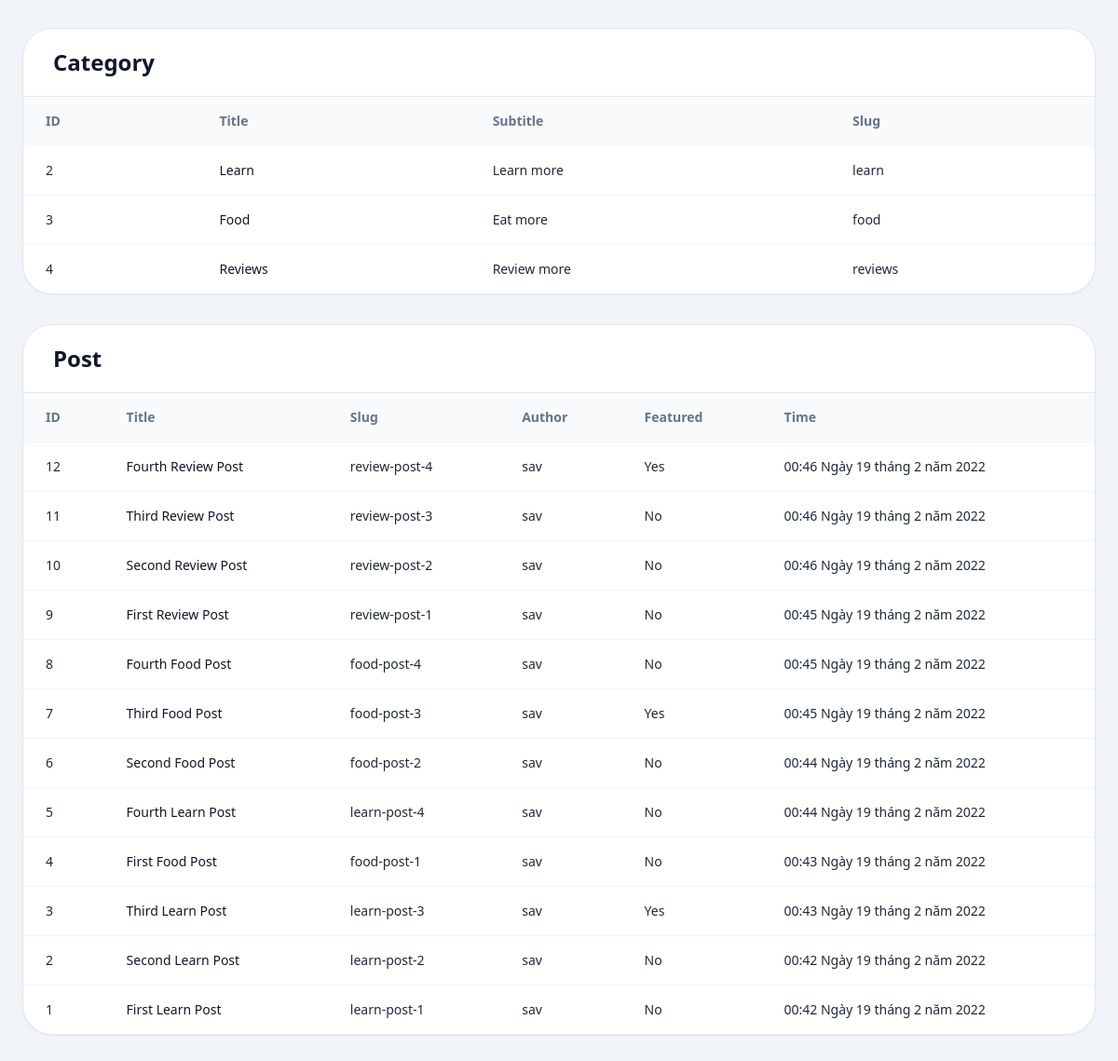
The page /sql/database/ (signed in, lower part) on the database as committed earlier.
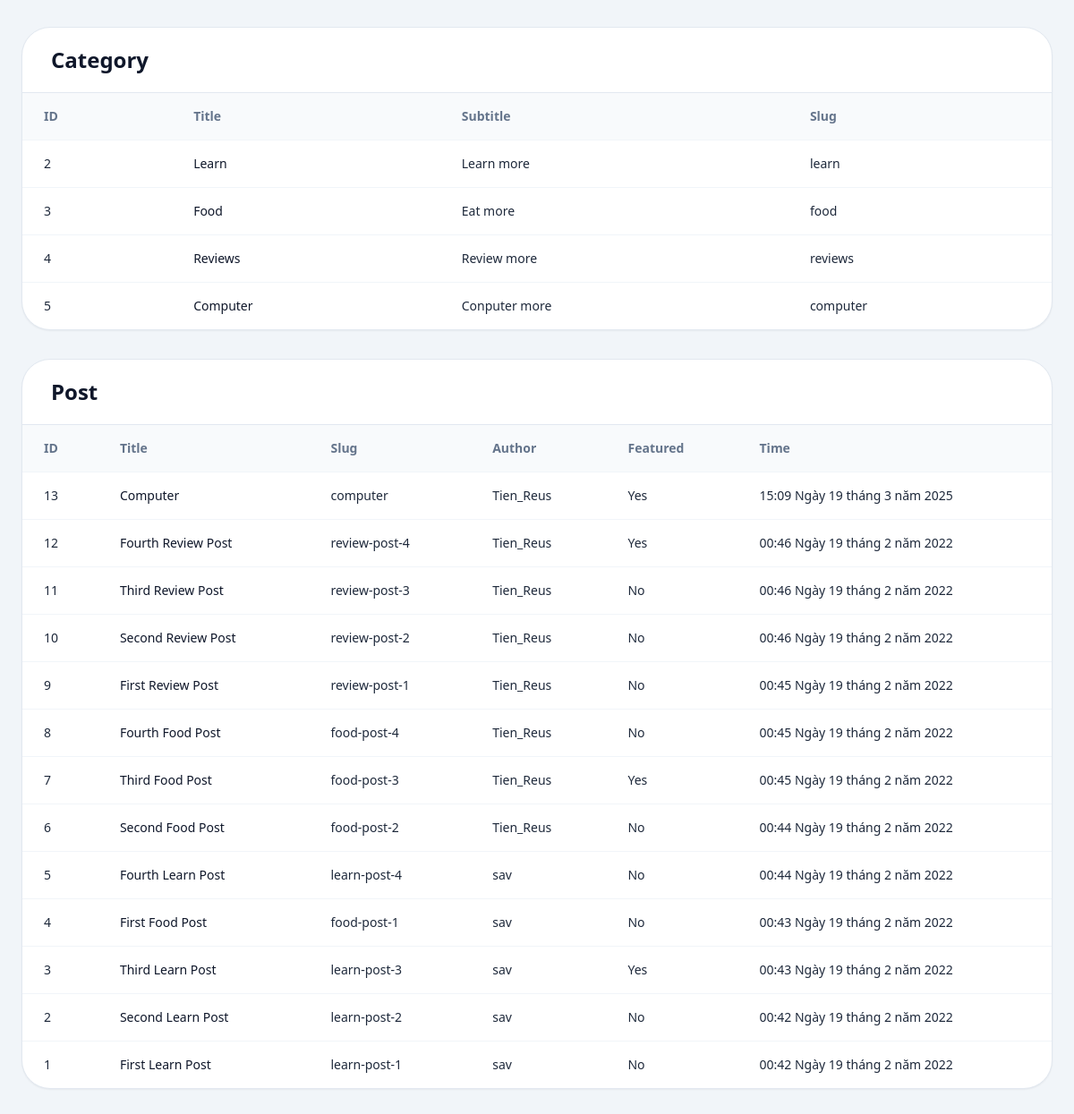
The same page on the database as committed later.
### posts/models.py (models this page shows, shortened)
class Category(models.Model):
    title = models.CharField(max_length=20)
    subtitle = models.CharField(max_length=20)
    slug = models.SlugField()
    thumbnail = models.ImageField()

class Post(models.Model):
    title = models.CharField(max_length=100)
    slug = models.SlugField()
    overview = models.TextField()
    timestamp = models.DateTimeField(auto_now_add=True)
    content = models.TextField()
    author = models.ForeignKey(Author, on_delete=models.CASCADE)
    thumbnail = models.ImageField()
    categories = models.ManyToManyField(Category)
    featured = models.BooleanField()

class Author(models.Model):
    user = models.OneToOneField(User, on_delete=models.CASCADE)
    profile_picture = models.ImageField()
    def __str__(self):
        return self.user.username

### posts/views.py (the view, shortened to what this page needs)
# urls.py: path('sql/database/', resource_admin_database, name='resource_admin_database'),
@staff_required
def resource_admin_database(request):
    query = request.GET.get("q", "").strip()
    selected_section = request.GET.get("section", "").strip()
    sections = ResourceSection.objects.prefetch_related("groups__links")
    groups = ResourceGroup.objects.select_related("section")
    links = ResourceLink.objects.select_related("group", "group__section")
    categories = Category.objects.all()
    posts = Post.objects.select_related("author").prefetch_related("categories").order_by("-timestamp")
    if selected_section:
        sections = sections.filter(id=selected_section)
        groups = groups.filter(section_id=selected_section)
        links = links.filter(group__section_id=selected_section)
    context = {
        "sections": sections,
        "groups": groups,
        "links": links,
        "categories": categories,
        "posts": posts,
        "query": query,
        "selected_section": selected_section,
        "all_sections": ResourceSection.objects.all(),
    }
    return render(request, "resource_admin/database.html", context)

### posts/views.py (called while the page is built)
def staff_required(view_func):
    @wraps(view_func)
    @login_required(login_url="resource_admin_login")
    @user_passes_test(
        lambda user: user.is_staff or user.is_superuser,
        login_url="resource_admin_login",
    )
    def _wrapped_view(request, *args, **kwargs):
        return view_func(request, *args, **kwargs)
    return _wrapped_view

### templates/resource_admin/database.html (shortened to what this page needs)
{% extends 'resource_admin/base.html' %}
{% block content %}
<section class="space-y-8">
  <article class="overflow-hidden rounded-[2rem] border border-slate-200 bg-white shadow-sm">
    <div class="border-b border-slate-200 px-8 py-5">
      <h2 class="text-2xl font-semibold text-slate-900">Category</h2>
    </div>
    <div class="overflow-x-auto">
      <table class="min-w-full text-left text-sm">
        <thead class="bg-slate-50 text-slate-500">
          <tr>
            <th class="px-6 py-4">ID</th>
            <th class="px-6 py-4">Title</th>
            <th class="px-6 py-4">Subtitle</th>
            <th class="px-6 py-4">Slug</th>
          </tr>
        </thead>
        <tbody>
          {% for category in categories %}
          <tr class="border-t border-slate-100">
            <td class="px-6 py-4">{{ category.id }}</td>
            <td class="px-6 py-4 font-medium text-slate-900">{{ category.title }}</td>
            <td class="px-6 py-4">{{ category.subtitle }}</td>
            <td class="px-6 py-4">{{ category.slug }}</td>
          </tr>
          {% empty %}
          <tr><td colspan="4" class="px-6 py-6 text-slate-500">No data found.</td></tr>
          {% endfor %}
        </tbody>
      </table>
    </div>
  </article>
  <article class="overflow-hidden rounded-[2rem] border border-slate-200 bg-white shadow-sm">
    <div class="border-b border-slate-200 px-8 py-5">
      <h2 class="text-2xl font-semibold text-slate-900">Post</h2>
    </div>
    <div class="overflow-x-auto">
      <table class="min-w-full text-left text-sm">
        <thead class="bg-slate-50 text-slate-500">
          <tr>
            <th class="px-6 py-4">ID</th>
            <th class="px-6 py-4">Title</th>
            <th class="px-6 py-4">Slug</th>
            <th class="px-6 py-4">Author</th>
            <th class="px-6 py-4">Featured</th>
            <th class="px-6 py-4">Time</th>
          </tr>
        </thead>
        <tbody>
          {% for post in posts %}
          <tr class="border-t border-slate-100 align-top">
            <td class="px-6 py-4">{{ post.id }}</td>
            <td class="px-6 py-4 font-medium text-slate-900">{{ post.title }}</td>
            <td class="px-6 py-4">{{ post.slug }}</td>
            <td class="px-6 py-4">{{ post.author }}</td>
            <td class="px-6 py-4">{% if post.featured %}Yes{% else %}No{% endif %}</td>
            <td class="px-6 py-4">{{ post.timestamp }}</td>
          </tr>
          {% empty %}
          <tr><td colspan="6" class="px-6 py-6 text-slate-500">No data found.</td></tr>
          {% endfor %}
        </tbody>
      </table>
    </div>
  </article>
</section>
{% endblock content %}

Rows that differ between the two databases and show on the page:
added Category: id "5", title "Computer", subtitle "Conputer more", slug "computer"
added Post: id "13", title "Computer", slug "computer", author "Tien_Reus", featured "Yes", timestamp "15:09 Ngày 19 tháng 3 năm 2025"
changed Post "Fourth Review Post": author "sav" → "Tien_Reus"
changed Post "Third Review Post": author "sav" → "Tien_Reus"
changed Post "Second Review Post": author "sav" → "Tien_Reus"
changed Post "First Review Post": author "sav" → "Tien_Reus"
changed Post "Fourth Food Post": author "sav" → "Tien_Reus"
changed Post "Third Food Post": author "sav" → "Tien_Reus"
changed Post "Second Food Post": author "sav" → "Tien_Reus"
